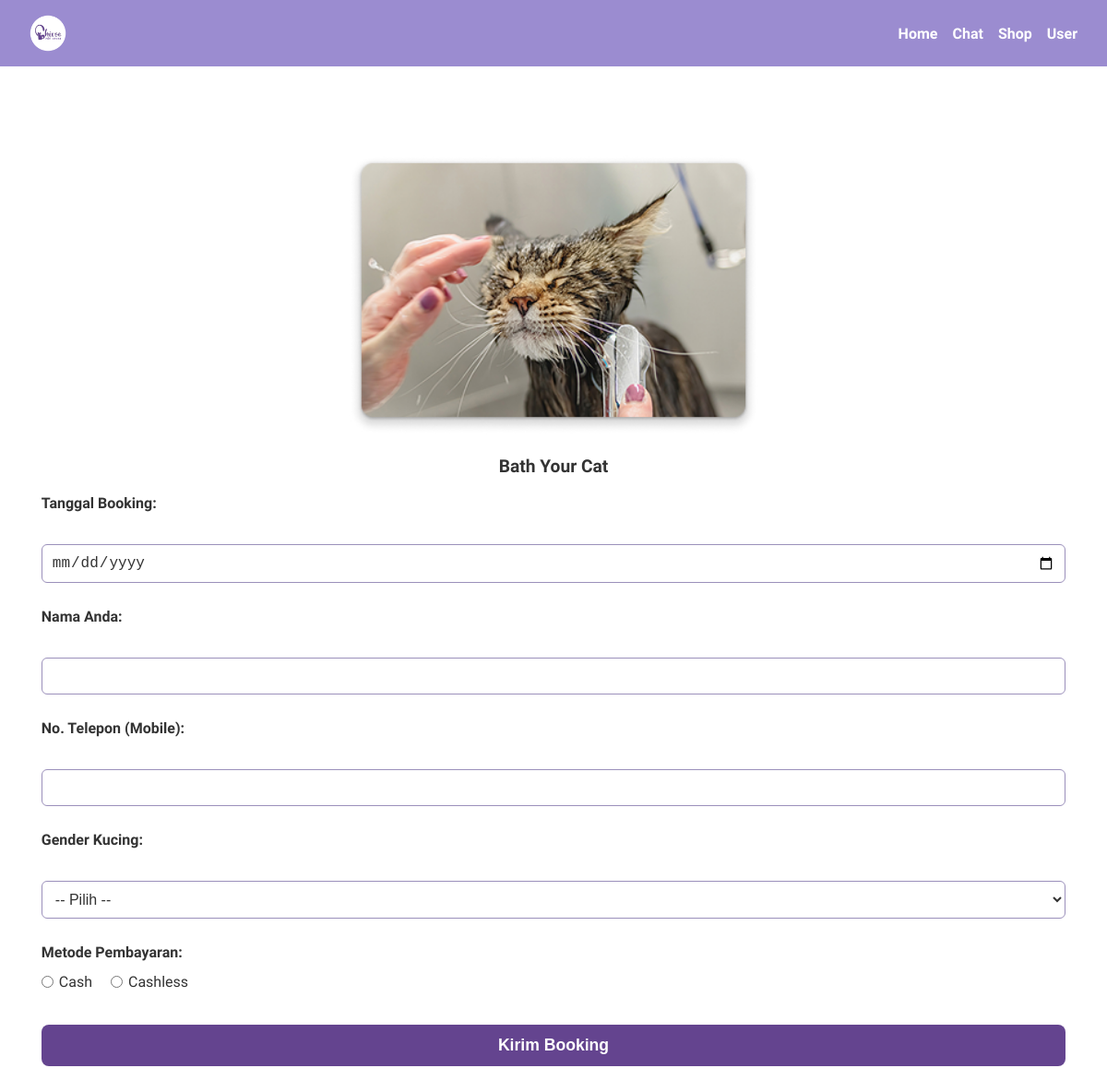
/php/booking-form.php?id=1, run on the app's committed database.
### tables this page shows
CREATE TABLE `booking_detail` (
  `id` int NOT NULL,
  `name` varchar(100) NOT NULL,
  `description` text NOT NULL,
  `image` varchar(255) NOT NULL
);

### php/booking-form.php (the view, shortened to what this page needs)
<?php
$koneksi = new mysqli("localhost", "root", "", "shiroo_db");
$id = isset($_GET['id']) ? (int)$_GET['id'] : 0;
$stmt = $koneksi->prepare("SELECT * FROM booking_detail WHERE id = ?");
$stmt->bind_param("i", $id);
$stmt->execute();
$result = $stmt->get_result();
$data = $result->fetch_assoc();
$tanggalHariIni = date("Y-m-d");
?>
<!DOCTYPE html>
<html lang="id">
<head>
    <link rel="stylesheet" href="../css/style.css?v=1.0">
    <link rel="stylesheet" href="../css/booking-form.css?v=1.0" />
</head>
<body>
    <nav class="top-navbar">
        <div class="navbar-left">
            <img src="../img/logo-circle.png" alt="Shiroo Logo" class="logo" />
        </div>
        <div class="navbar-right" id="navbarMenu">
            <a href="homepage.php" class="navbar-item">Home</a>
            <a href="" class="navbar-item">Chat</a>
            <a href="" class="navbar-item">Shop</a>
            <a href="" class="navbar-item">User</a>
        </div>
    </nav>
    <div class="form-container">
        <form action="booking-process.php" method="POST">
            <div class="booking-info">
                <img src="../img/booking-img/<?= $data['image'] ?>" alt="<?= $data['name'] ?>">
                <p><strong><?= $data['name'] ?></strong></p>
            </div>
            <label>Tanggal Booking:</label><br>
            <input type="date" name="tanggal" min="<?= $tanggalHariIni ?>" required><br><br>
            <label>Nama Anda:</label><br>
            <input type="text" name="nama" required><br><br>
            <label>No. Telepon (Mobile):</label><br>
            <input type="tel" name="telp" required><br><br>
            <label>Gender Kucing:</label><br>
            <select name="gender_kucing" required>
                <option value="">-- Pilih --</option>
            </select><br><br>
            <label>Metode Pembayaran:</label>
            <div class="radio-group">
                <label><input type="radio" name="metode" value="Cash" required> Cash</label>
                <label><input type="radio" name="metode" value="Cashless" required> Cashless</label>
            </div>
            <button type="submit">Kirim Booking</button>
        </form>
    </div>
</body>
</html>

### css/style.css (style rules this page uses)
:root { --color-button: #9b90bb; --color-button-hover: #7c74a6; --color-header: #64448f; --color-bg-gradient-start: #7b5cb7; --color-bg-gradient-end: #9b8cd0; }
body { margin: 0; padding: 0; background-color: var(--color-bg-gradient-start); box-sizing: border-box; font-family: "Inria Sans", sans-serif; }
.top-navbar { display: flex; justify-content: space-between; align-items: center; background-color: var(--color-bg-gradient-end); padding: 1rem 2rem; flex-wrap: wrap; }
.navbar-left { display: flex; align-items: center; }
.logo { height: 40px; }
.navbar-right { display: flex; gap: 1rem; }
.navbar-item { color: white; text-decoration: none; font-weight: bold; transition: color 0.3s; }

### css/booking-form.css (style rules this page uses)
body { background-color: #ffffff; }
.booking-info { text-align: center; margin-top: 6rem; }
.booking-info img { margin: 0; width: 40%; border-radius: 8px; object-fit: cover; }
.booking-info p { font-weight: bold; font-size: 1.2rem; color: #333; }
form { margin: 4rem 2.8rem 10rem 2.8rem; }
form label { font-weight: bold; color: #333; display: block; margin-bottom: 8px; font-size: 1rem; }
form input, form select, form button { width: 100%; padding: 10px; margin: 8px 0; border: 1px solid var(--color-button); border-radius: 6px; font-size: 1rem; box-sizing: border-box; }
form input[type="text"], form input[type="tel"], form select { border: 1px solid var(--color-button); background-color: #fff; color: #333; }
form input[type="date"] { border: 1px solid var(--color-button); background-color: #ffffff; color: #333; }
form button { background-color: var(--color-header); color: white; font-size: 1.1rem; font-weight: bold; border: none; border-radius: 8px; cursor: pointer; transition: background-color 0.3s ease, transform 0.2s ease; padding: 12px; }
.radio-group { display: flex; gap: 20px; margin-top: 8px; margin-bottom: 16px; }
.radio-group label { display: flex; align-items: center; gap: 6px; font-weight: normal; font-size: 1rem; color: #333; }

### data on the page
booking_detail: image (picture), name "Bath Your Cat"
